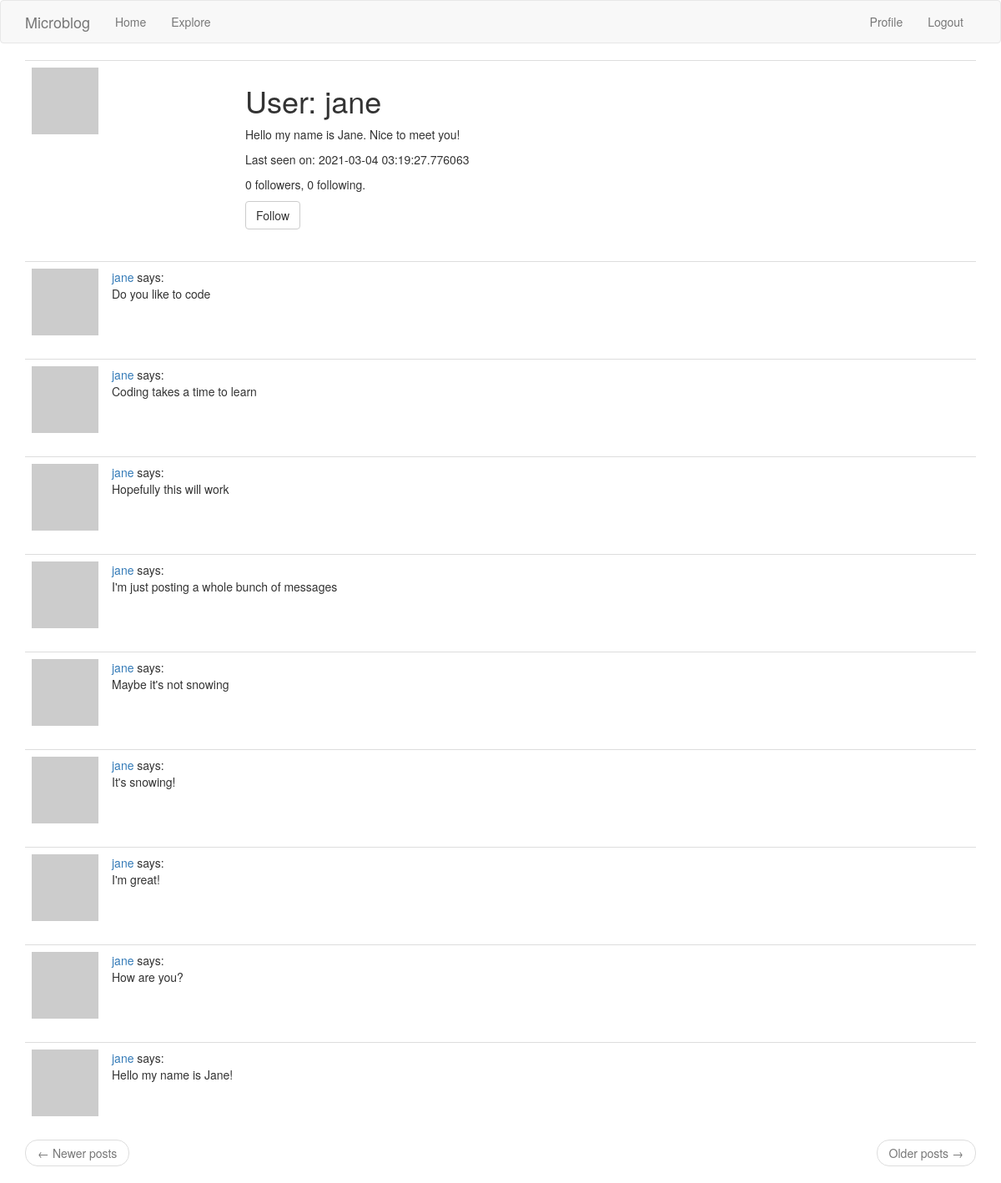
The app's page /user/jane (signed in) with its own data.
### app/models.py (models this page shows, shortened)
class User(UserMixin, db.Model):
    id = db.Column(db.Integer, primary_key = True)
    username = db.Column(db.String(64), index = True, unique = True)
    email = db.Column(db.String(120), index = True, unique = True)
    password_hash = db.Column(db.String(128))
    posts = db.relationship('Post', backref='author', lazy='dynamic')
    about_me = db.Column(db.String(140))
    last_seen = db.Column(db.DateTime, default=datetime.utcnow)
    followed = db.relationship(
        'User', secondary=followers,
        primaryjoin=(followers.c.follower_id == id),
        secondaryjoin=(followers.c.followed_id == id),
        backref=db.backref('followers', lazy='dynamic'), lazy='dynamic')
    def avatar(self, size):
        digest = md5(self.email.lower().encode('utf-8')).hexdigest()
        return 'https://www.gravatar.com/avatar/{}?d=identicon&s={}'.format(
            digest, size)
    def is_following(self,user):
        return self.followed.filter(
            followers.c.followed_id == user.id).count() > 0

class Post(db.Model):
    id = db.Column(db.Integer, primary_key = True)
    body = db.Column(db.String(140))
    timestamp = db.Column(db.DateTime, index = True, default = datetime.utcnow)
    user_id = db.Column(db.Integer, db.ForeignKey('user.id'))

### app/routes.py (the view)
@app.route('/user/<username>')
@login_required
def user(username):
        user = User.query.filter_by(username = username).first_or_404()
        page=request.args.get('page', 1, type=int)
        posts = user.posts.order_by(Post.timestamp.desc()).paginate(
                page, app.config['POSTS_PER_PAGE'], False)
        next_url=url_for('user', username=user.username, page=posts.next_num) \
                if posts.has_next else None
        prev_url=url_for('user', username=user.username, page=posts.prev_num) \
                if posts.has_prev else None
        form = EmptyForm()
        return render_template('user.html', user=user, posts = posts.items,
                next_url=next_url, prev_url=prev_url, form=form)

### app/forms.py
class EmptyForm(FlaskForm):
    submit = SubmitField('Submit')

### app/models.py (called while the page is built)
@login.user_loader
def load_user(id):
    return User.query.get(int(id))

### app/routes.py (called while the page is built)
@app.before_request
def before_request():
        if current_user.is_authenticated:
                current_user.last_seen = datetime.utcnow()
                db.session.commit()

### app/templates/user.html (shortened to what this page needs)
{% extends "base.html" %}
{% block app_content %}
    <table class="table table-hover">
        <tr>
            <td width="256px"><img src="{{ user.avatar(256) }}"></td>
            <td>
                <h1>User: {{ user.username }}</h1>
                {% if user.about_me %}<p>{{ user.about_me }}</p>{% endif %}
                {% if user.last_seen %}<p>Last seen on: {{ user.last_seen }}</p>{% endif %}
                <p>{{ user.followers.count() }} followers, {{ user.followed.count() }} following.</p>
                {% if user == current_user %}
                <p><a href="{{ url_for('edit_profile') }}">Edit your profile</a></p>
                {% elif not current_user.is_following(user) %}
                <p>
                    <form action="{{ url_for('follow', username=user.username) }}" method="post">
                        {{ form.submit(value='Follow', class_='btn btn-default') }}
                    </form>
                </p>
                {% endif %}
            </td>
        </tr>
    </table>
    {% for post in posts %}
        {% include '_post.html' %}
    {% endfor %}
    <nav aria-label="...">
        <ul class="pager">
            <li class="previous{% if not prev_url %} disabled{% endif %}">
                <a href="{{ prev_url or '#' }}">
                    <span aria-hidden="true">&larr;</span> Newer posts
                </a>
            </li>
            <li class="next{% if not next_url %} disabled{% endif %}">
                <a href="{{ next_url or '#' }}">
                    Older posts <span aria-hidden="true">&rarr;</span>
                </a>
            </li>
        </ul>
    </nav>
{% endblock %}

### app/templates/_post.html
<table class="table table-hover">
    <tr>
        <td width="70px">
            <a href="{{ url_for('user', username=post.author.username) }}">
                <img src="{{ post.author.avatar(70) }}" />
            </a>
        </td>
        <td>
            <a href="{{ url_for('user', username=post.author.username) }}">
                {{ post.author.username }}
            </a>
            says:
            <br>
            {{ post.body }}
        </td>
    </tr>
</table>

### records on screen
User: username "jane", about_me "Hello my name is Jane. Nice to meet you!", last_seen "2021-03-04 03:19:27.776063"
Post: author.username "jane", body "Do you like to code"
Post: author.username "jane", body "Coding takes a time to learn"
Post: author.username "jane", body "Hopefully this will work"
Post: author.username "jane", body "I'm just posting a whole bunch of messages"
Post: author.username "jane", body "Maybe it's not snowing"
Post: author.username "jane", body "It's snowing!"
Post: author.username "jane", body "I'm great!"
Post: author.username "jane", body "How are you?"
Post: author.username "jane", body "Hello my name is Jane!"

### other values on screen
{{ user.followers.count() }} "0"
{{ user.followed.count() }} "0"
